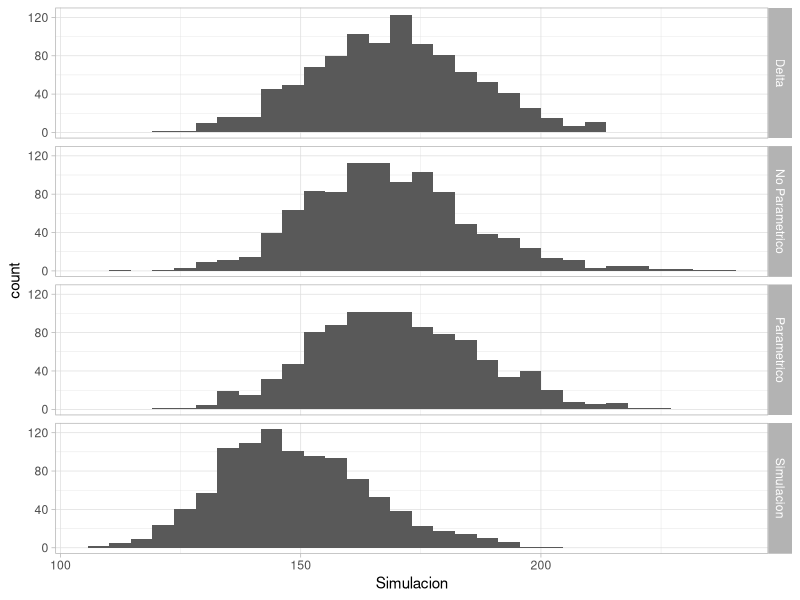

This chart was generated by the following R code:
## ---- chunk 1
library(tidyverse)
library(ggplot2)
## ---- chunk 2
mu <- 5
theta <- exp(mu)
muestra <- rnorm(100, mu, 1)
mu_est <- (mean(muestra))
sd_est <- sd(muestra)

se_tetha <-  exp(mu_est)/sqrt(100)
sim_t <- rnorm(1000,exp(mu_est), se_tetha)
se_tetha
## ---- chunk 3
theta+se_tetha*c(qnorm(0.025), qnorm(0.975))
## ---- chunk 4
theta_bootp <- function(){
  m <- rnorm(100, mu_est, sd_est)
  mu_boot <- mean(m)
  sd_boot <- sd(m)
  exp(mu_boot)
}
## ---- chunk 5
sim_bootp <- rerun(1000, theta_bootp()) %>% flatten_dbl()
se_bootp <- sd(sim_bootp)
theta+se_bootp*c(qnorm(0.025), qnorm(0.975))
## ---- chunk 6
theta_bootnp <- function(){
  m <- sample(muestra, 100, replace = TRUE)
  mu_boot <- mean(m)
  sd_boot <- sd(m)
  exp(mu_boot)
}

sim_bootnp <- rerun(1000, theta_bootnp()) %>% flatten_dbl()
se_bootnp <- sd(sim_bootnp)
theta+se_bootnp*c(qnorm(0.025), qnorm(0.975))
## ---- chunk 7
sim <- function(){
  m <- rnorm(100, mu, 1)
  exp(mean(m))
}

simn <- rerun(1000, sim()) %>% flatten_dbl()
## ---- chunk 8
df <- tibble(Simulacion = sim_bootp, Metodo = 'Parametrico') %>% 
  rbind(tibble(Simulacion = sim_bootnp, Metodo = 'No Parametrico')) %>% 
  rbind(tibble(Simulacion = sim_t, Metodo = 'Delta')) %>% 
  rbind(tibble(Simulacion = simn, Metodo = 'Simulacion'))

ggplot(df) +
  geom_histogram(aes(Simulacion)) +
  facet_grid(Metodo~.) +
  theme_light()
